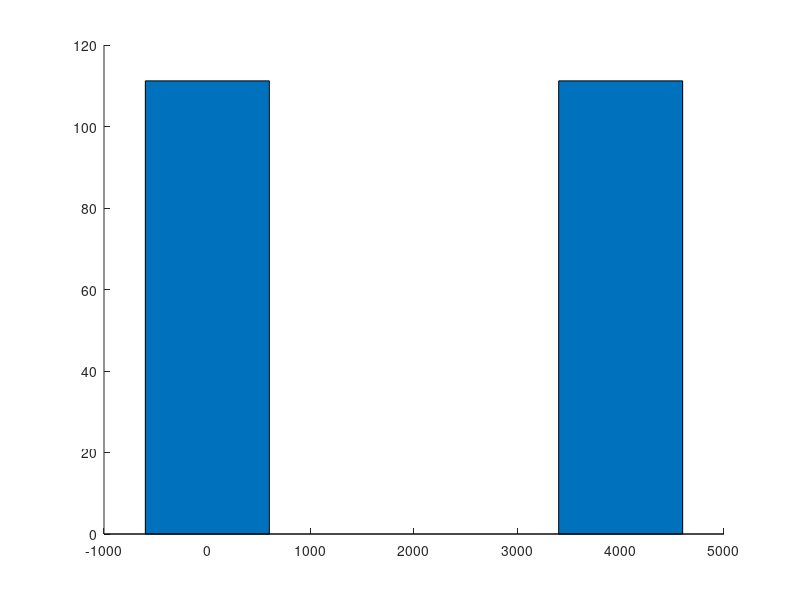

MATLAB code for this plot: (Note: this script raises an error after producing the figure.)
clear; clc; close all;

%% ---- Inputs ----
E = 69000;        % [N/mm^2]
I = 2.475e6;      % [mm^4]
L = 4000;         % [mm]
P = 222.4;        % [N]
a = 3000;         % [mm] load position for Case 2
d = 500;          % [mm] distance from midspan to each load (Case 3)

npts = 500;
x = linspace(0,L,npts);

%% ===== CASE 1: Midspan load =====
RA1 = P/2; RB1 = P/2;

V1 = zeros(size(x));
V1(x < L/2) = RA1;
V1(x > L/2) = -RB1;
V1(x==L/2) = NaN;

M1 = zeros(size(x));
M1(x <= L/2) = RA1 * x(x <= L/2);
M1(x > L/2)  = RA1 * x(x > L/2) - P*(x(x > L/2) - L/2);

v1 = zeros(size(x));
for k = 1:numel(x)
    if x(k) <= L/2
        v1(k) = -(P*x(k)/(48*E*I))*(3*L^2 - 4*x(k)^2);
    else
        v1(k) = -(P*(L-x(k))/(48*E*I))*(3*L^2 - 4*(L-x(k))^2);
    end
end

N1 = zeros(size(x));

%% ===== CASE 2: Off-center load =====
RA2 = P*(L-a)/L; RB2 = P*a/L;
left  = x <= a; right = x >= a;

V2 = nan(size(x));
V2(left)  = RA2;
V2(right) = RA2 - P;
[~,ia] = min(abs(x - a)); V2(ia) = NaN;

M2 = zeros(size(x));
M2(left)  = RA2 .* x(left);
M2(right) = RA2 .* x(right) - P .* (x(right) - a);

v2 = zeros(size(x));
v2(left)  = (P .* x(left) .* ( -a*(2*L^2 - 3*L*a + a^2) + x(left).^2.*(L - a) )) ...
           ./ (6*E*I*L);
v2(right) = (P .* a .* ( L*(a^2 + 3*x(right).^2) - x(right).*(2*L^2 + a^2 + x(right).^2) )) ...
           ./ (6*E*I*L);

N2 = zeros(size(x));

%% ===== CASE 3: Two symmetric loads =====
RA3 = P; RB3 = P;
aL = L/2 - d; bL = L/2 + d;

V3 = zeros(size(x));
V3(x < aL) = RA3;
V3(x >= aL & x < bL) = RA3 - P;
V3(x >= bL) = RA3 - 2*P;
[~,ia] = min(abs(x - aL)); [~,ib] = min(abs(x - bL));
V3([ia ib]) = NaN;

M3 = zeros(size(x));
M3(x <= aL) = RA3 .* x(x <= aL);
M3(x >= aL & x <= bL) = RA3 .* x(x >= aL & x <= bL) - P.*(x(x >= aL & x <= bL)-aL);
M3(x >= bL) = RA3 .* x(x >= bL) - P.*(x(x >= bL)-aL) - P.*(x(x >= bL)-bL);

theta = cumtrapz(x, M3/(E*I));
v3 = cumtrapz(x, theta);
v3 = v3 - (v3(end)/L).*x;   % enforce BCs

N3 = zeros(size(x));

%% ===== PLOTS =====

% 1) Support Reactions
figure;
bar([0 L],[RA1 RB1],0.3,'FaceAlpha',0.4); hold on;
bar([0 L],[RA2 RB2],0.3,'FaceAlpha',0.4);
bar([0 L],[RA3 RB3],0.3,'FaceAlpha',0.4);
legend('Case 1 Midspan','Case 2 Off-center','Case 3 Two Loads');
title('Support Reactions');
xlabel('Location [mm]'); ylabel('Reaction [N]');
set(gca,'XTick',[0 L],'XTickLabel',{'A (x=0)','B (x=L)'}); grid on;

% 2) Shear Force
figure;
plot(x,V1,'-','LineWidth',2); hold on;
plot(x,V2,'--','LineWidth',2);
plot(x,V3,':','LineWidth',2);
legend('Case 1','Case 2','Case 3');
title('Shear Force Diagram');
xlabel('x [mm]'); ylabel('V(x) [N]'); grid on;

% 3) Bending Moment
figure;
plot(x,M1,'-','LineWidth',2); hold on;
plot(x,M2,'--','LineWidth',2);
plot(x,M3,':','LineWidth',2);
legend('Case 1','Case 2','Case 3');
title('Bending Moment Diagram');
xlabel('x [mm]'); ylabel('M(x) [N·mm]'); grid on;

% 4) Axial Force
figure;
plot(x,N1,'-','LineWidth',2); hold on;
plot(x,N2,'--','LineWidth',2);
plot(x,N3,':','LineWidth',2);
legend('Case 1','Case 2','Case 3');
title('Axial Force Diagram');
xlabel('x [mm]'); ylabel('N(x) [N]'); grid on;

% 5) Deflection
figure;
plot(x,v1,'-','LineWidth',2); hold on;
plot(x,v2,'--','LineWidth',2);
plot(x,v3,':','LineWidth',2);
legend('Case 1','Case 2','Case 3');
title('Deflection Curve');
xlabel('x [mm]'); ylabel('v(x) [mm] (down)'); grid on;





% Linear Regression and Uncertainty Analysis

% Sweep load magnitudes
Pvals = linspace(50,1000,20); % [N]
defl_case1 = zeros(size(Pvals));
defl_case2 = zeros(size(Pvals));
defl_case3 = zeros(size(Pvals));

for i = 1:numel(Pvals)
    Ptest = Pvals(i);

    % ---- Case 1 Midspan ----
    vtemp = zeros(size(x));
    for k = 1:numel(x)
        if x(k) <= L/2
            vtemp(k) = -(Ptest*x(k)/(48*E*I))*(3*L^2 - 4*x(k)^2);
        else
            vtemp(k) = -(Ptest*(L-x(k))/(48*E*I))*(3*L^2 - 4*(L-x(k))^2);
        end
    end
    defl_case1(i) = min(vtemp);

    % ---- Case 2 Off-center ----
    RA = Ptest*(L-a)/L; RB = Ptest*a/L;
    vtemp = zeros(size(x));
    vtemp(x<=a) = (Ptest .* x(x<=a) .* ( -a*(2*L^2 - 3*L*a + a^2) + x(x<=a).^2.*(L - a) )) ...
                  ./ (6*E*I*L);
    vtemp(x>=a) = (Ptest .* a .* ( L*(a^2 + 3*x(x>=a).^2) - x(x>=a).*(2*L^2 + a^2 + x(x>=a).^2) )) ...
                  ./ (6*E*I*L);
    defl_case2(i) = min(vtemp);

    % ---- Case 3 Two symmetric ----
    RA = Ptest; RB = Ptest;
    Mtemp = zeros(size(x));
    Mtemp(x <= aL) = RA .* x(x <= aL);
    Mtemp(x >= aL & x <= bL) = RA .* x(x >= aL & x <= bL) - Ptest.*(x(x >= aL & x <= bL)-aL);
    Mtemp(x >= bL) = RA .* x(x >= bL) - Ptest.*(x(x >= bL)-aL) - Ptest.*(x(x >= bL)-bL);
    theta = cumtrapz(x, Mtemp/(E*I));
    vtemp = cumtrapz(x, theta);
    vtemp = vtemp - (vtemp(end)/L).*x;
    defl_case3(i) = min(vtemp);
end

% Perform linear regression (y = m*P + c)
[p1, S1] = polyfit(Pvals,defl_case1,1);
[p2, S2] = polyfit(Pvals,defl_case2,1);
[p3, S3] = polyfit(Pvals,defl_case3,1);

fit1 = polyval(p1,Pvals,S1);
fit2 = polyval(p2,Pvals,S2);
fit3 = polyval(p3,Pvals,S3);

% Confidence intervals (95%)
[fit1_ci,delta1] = polyval(p1,Pvals,S1);
[fit2_ci,delta2] = polyval(p2,Pvals,S2);
[fit3_ci,delta3] = polyval(p3,Pvals,S3);

%% Plot regression curves
figure;
errorbar(Pvals,defl_case1,delta1,'o'); hold on;
plot(Pvals,fit1,'-','LineWidth',1.5);
errorbar(Pvals,defl_case2,delta2,'s');
plot(Pvals,fit2,'-','LineWidth',1.5);
errorbar(Pvals,defl_case3,delta3,'^');
plot(Pvals,fit3,'-','LineWidth',1.5);

xlabel('Load P [N]'); ylabel('Max deflection [mm]');
legend('Case1 data','Case1 fit','Case2 data','Case2 fit','Case3 data','Case3 fit','Location','best');
title('Linear Regression of Deflection vs Load');
grid on;

%% Report regression slopes & R^2
R2_case1 = 1 - (S1.normr^2 / norm(defl_case1-mean(defl_case1))^2);
R2_case2 = 1 - (S2.normr^2 / norm(defl_case2-mean(defl_case2))^2);
R2_case3 = 1 - (S3.normr^2 / norm(defl_case3-mean(defl_case3))^2);

fprintf('\n--- Linear Regression Results ---\n');
fprintf('Case 1 slope = %.4e mm/N, R^2 = %.4f\n',p1(1),R2_case1);
fprintf('Case 2 slope = %.4e mm/N, R^2 = %.4f\n',p2(1),R2_case2);
fprintf('Case 3 slope = %.4e mm/N, R^2 = %.4f\n',p3(1),R2_case3);
